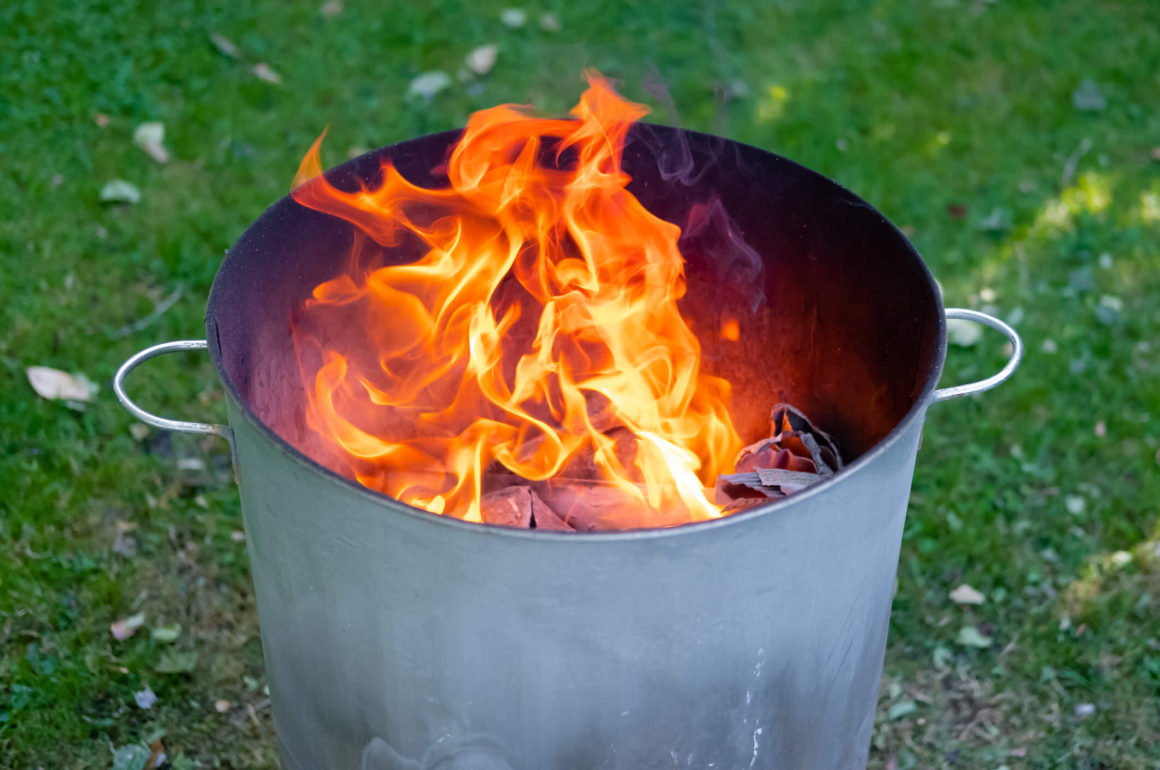
#> input picture images/fire-basket.jpg, 1160 x 770 px, given in place of the camera
$ python 'Part1: Smoke and fire detection using opencv,raspberry pi and flame sensor.py'   (older library calls are emulated)
#> lines starting #> are read from the running program, lines starting #| are printed output that depends on the picture; after the words box and inside, x2 and y2 are one past the last pixel; in counts of white or black regions, pixels touching at a corner belong together
import numpy as np
import cv2
import time
import smtplib

temp=2
tStart = time.time()
color=0
smoke=0
inten=0
res=0
cap = cv2.VideoCapture(0)
fgbg = cv2.createBackgroundSubtractorMOG2(detectShadows=False)
frame_count = 1
# +++++++++++++++++++++Processing video++++++++++++++++++++++
while True:
    ret, frame = cap.read()
#> frame is the input picture: shape (770, 1160, 3); mean B, G, R 75.2, 104.4, 98.1
    if frame is None:
        print("video read complete")
        break

    hsv = cv2.cvtColor(frame, cv2.COLOR_BGR2HSV)
#> hsv: shape (770, 1160, 3); mean H, S, V 71.3, 133.7, 131.3
    blur = cv2.GaussianBlur(frame, (21, 21), 0)
    hsv = cv2.cvtColor(blur, cv2.COLOR_BGR2HSV)
#> hsv: shape (770, 1160, 3); mean H, S, V 70.6, 131.1, 131

    a = [18, 50, 50]
    b = [35, 255, 255]
    a = np.array(a, dtype="uint8")
    b = np.array(b, dtype="uint8")
    mask = cv2.inRange(hsv, a, b)
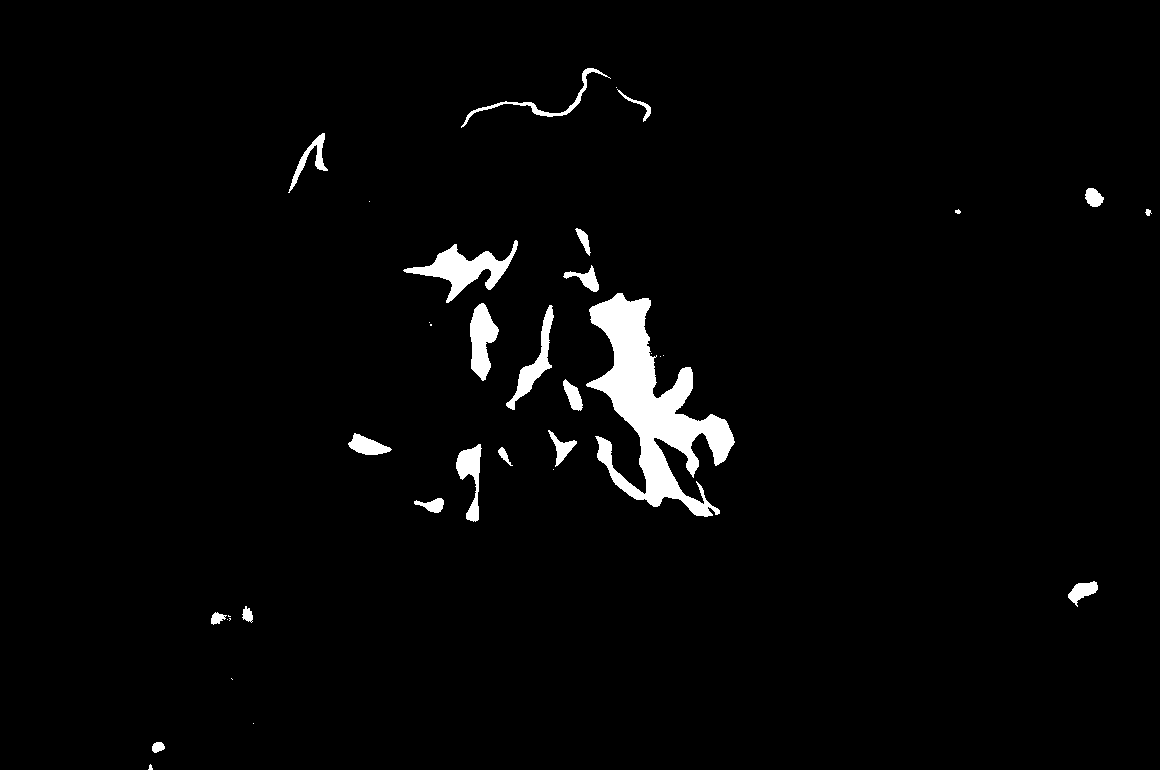
#> mask: shape (770, 1160); 2.6% white; 36 white regions (14 under 20 px), largest, box (x1, y1, x2, y2) and area: (586, 293, 735, 517) 12702, (403, 240, 518, 303) 2351, (470, 303, 499, 381) 1375


    output = cv2.bitwise_and(frame, hsv, mask=mask)

    gray = cv2.cvtColor(frame, cv2.COLOR_BGR2GRAY)
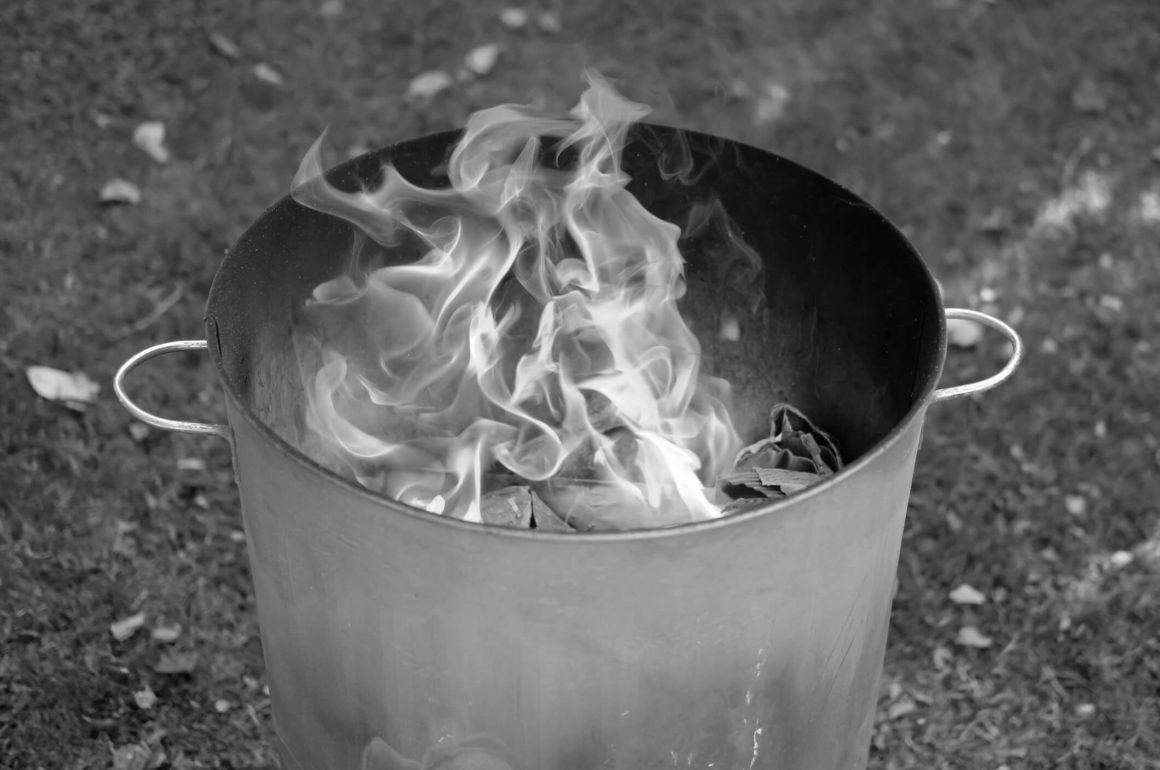
#> gray: shape (770, 1160); min 0, max 255, mean 99.2
    gray_frame = cv2.GaussianBlur(gray, (5, 5), 5)
    fmask = fgbg.apply(gray_frame)
#> fmask: shape (770, 1160); every value is 255
    kernel = np.ones((20, 20), np.uint8)
    fmask = cv2.medianBlur(fmask, 3)
    fmask = cv2.dilate(fmask, kernel)


    # frame_and = cv2.bitwise_and(frame, frame, mask=fmask)

    ret, binary = cv2.threshold(gray, 180, 255, cv2.THRESH_BINARY)
#> binary: shape (770, 1160); 3.7% white; 103 white regions (57 under 20 px), largest, box (x1, y1, x2, y2) and area: (552, 288, 728, 521) 15595, (429, 237, 522, 386) 2770, (487, 301, 582, 479) 2467
    height, width = binary.shape
#> height = 770; width = 1160
    npframe = np.array(frame)
    # nphsv = np.array(hsv)
    npbinary = np.array(binary)
    # +++++++++++++++++++++Denoising+++++++++++++++++++++++++


    #Median blur
    dst = cv2.medianBlur(binary, 5)
#> dst: shape (770, 1160); 3.6% white; 54 white regions (14 under 20 px), largest, box (x1, y1, x2, y2) and area: (559, 288, 725, 521) 15594, (441, 238, 521, 382) 2698, (495, 301, 582, 479) 2434

    # +++++++++++++++Open operation (corrosion and re-expansion) denoising++++++++++++
    kernal2 = np.ones((5, 5), np.uint8)
    opening = cv2.morphologyEx(dst, cv2.MORPH_OPEN, kernal2)
#> opening: shape (770, 1160); 3.1% white; 37 white regions, largest, box (x1, y1, x2, y2) and area: (579, 289, 722, 520) 14004, (504, 302, 555, 412) 1726, (468, 302, 500, 378) 1451


    # +++++++++++++++Determine if the highlight color is R >= G > B+++++++++++++
    binary_x = 0
    Rt = 135
    St = 55
    while binary_x < height:
        binary_y = 0
        while binary_y < width:
            if (opening[binary_x, binary_y] == 255):
                p = npframe[(binary_x, binary_y)]

               # print(p)
                if p[2] >= p[1] >= p[0]:  # & p2[2] >= 5:
                     binary_y += 1
                     continue
                else:
                    opening[binary_x, binary_y] = 0
            binary_y += 1
        binary_x += 1
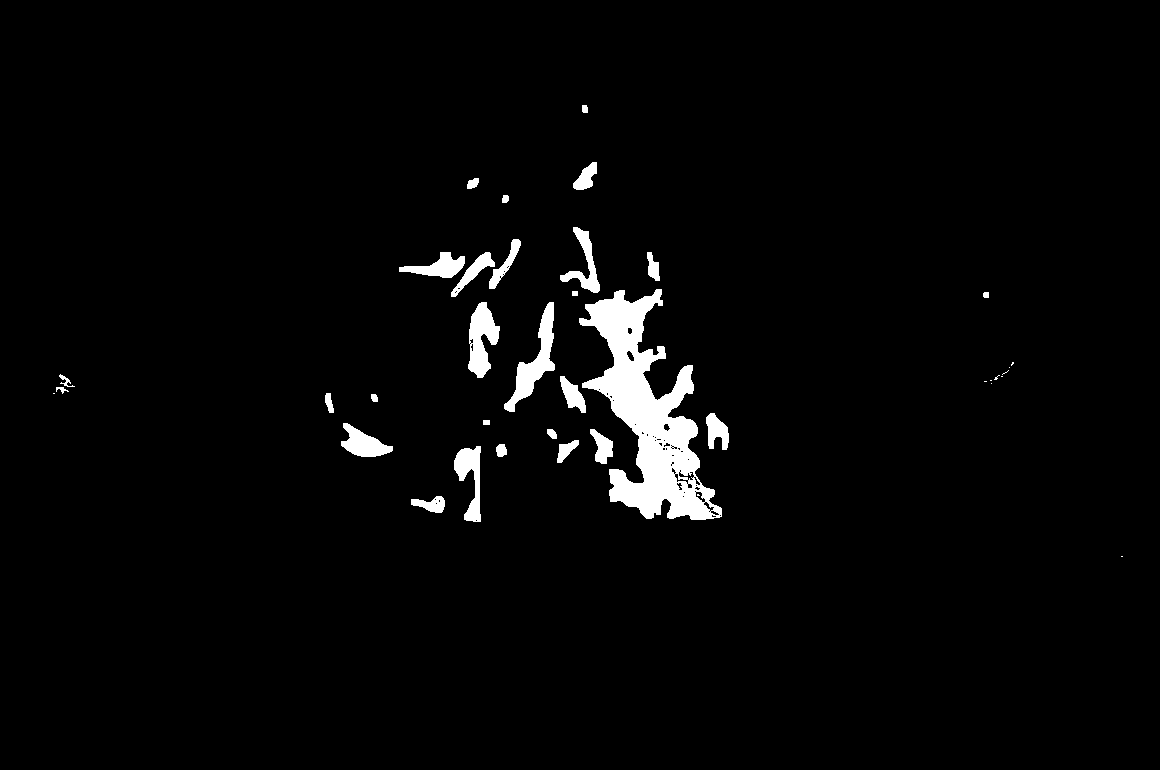
#> opening: shape (770, 1160); 2.8% white; 39 white regions (11 under 20 px)
#> after the loop, binary_x = 770
    # +++++++++++++++Show highlight area outline+++++++++++++++++++++++
    contour_img, contours, hierarchy = cv2.findContours(fmask, cv2.RETR_LIST, cv2.CHAIN_APPROX_SIMPLE)
#> contours = [[[0, 0], [0, 769], [1159, 769], [1159, 0]]]
    for cnt in contours:
        x, y, w, h = cv2.boundingRect(cnt)
#> this loop made 1 pass
#> (cnt, x, y, w, h) on pass 1: ([[0, 0], [0, 769], [1159, 769], [1159, 0]], 0, 0, 1160, 770)
    cv2.rectangle(frame, (x, y), (x + w, y + h), (0, 255, 0), 2)
    smoke=1
    print(smoke)


    contour_img, contours, hierarchy = cv2.findContours(mask, cv2.RETR_LIST, cv2.CHAIN_APPROX_SIMPLE)
#> contours = 38 contours, 17 with area under 20; largest, box (x1, y1, x2, y2) and area: (586, 293, 735, 517) 12152, (403, 240, 518, 303) 2189, (470, 303, 499, 381) 1291, (506, 305, 554, 410) 1066, (456, 444, 482, 522) 835
    for cnt in contours:
        x, y, w, h = cv2.boundingRect(cnt)
#> this loop made 38 passes
#> (x, y, w, h) on passes 1, 2, 3, 6, 7, 10, 11, 12, 13, 14, 15, 16: (148, 764, 5, 6), (152, 742, 13, 11), (253, 723, 1, 1), (227, 619, 1, 1), (229, 618, 2, 3), (211, 612, 16, 13), (242, 606, 11, 17), (1068, 581, 30, 26), (414, 498, 30, 15), (553, 469, 1, 1), (498, 447, 15, 19), (456, 444, 26, 78)
#> (cnt, x, y, w, h) on passes 4, 5, 8, 9, 23: ([[231, 678], [232, 679]], 231, 678, 2, 2), ([[250, 621], [251, 620], [252, 621], [251, 622]], 250, 620, 3, 3), ([[223, 616], [224, 615], [225, 616], [224, 617]], 223, 615, 3, 3), ([[228, 615], [228, 616], [230, 616], [229, 616]], 228, 615, 3, 2), ([[430, 324], [430, 325], [431, 325], [431, 324]], 430, 324, 2, 2)
    cv2.rectangle(frame, (x, y), (x + w, y + h), (255, 0, 0), 2)
    color=1
    print(color)


    image, contour, hierarchy = cv2.findContours(opening,
                                                 cv2.RETR_TREE, cv2.CHAIN_APPROX_SIMPLE)
#> contour = 102 contours, 62 with area under 20; largest, box (x1, y1, x2, y2) and area: (579, 289, 722, 520) 13598, (504, 302, 555, 412) 1594, (468, 302, 500, 378) 1352, (454, 446, 481, 522) 970, (341, 423, 393, 457) 864
    if contour == []:
        print('No contour')
    else:
        #    Display outlines in the video window
        cv2.drawContours(frame, contour, -1, (0, 0, 255), 2)
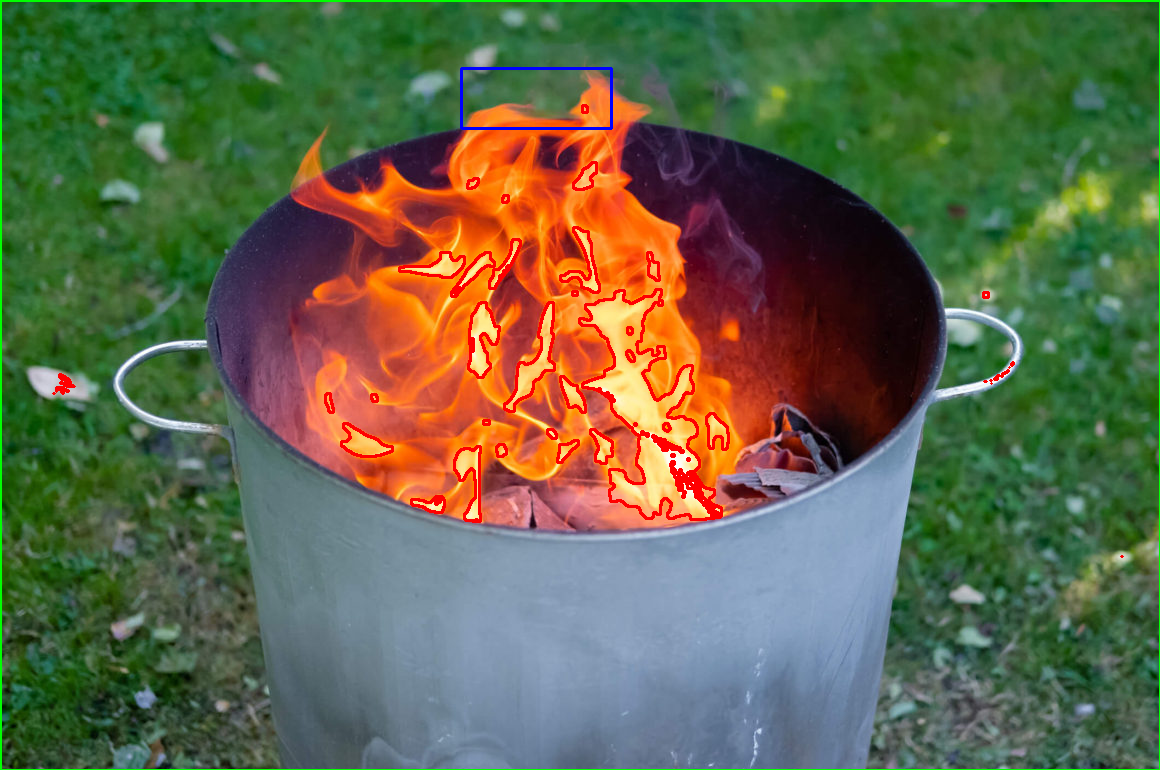
#> frame: shape (770, 1160, 3); mean B, G, R 73.7, 102.4, 97.6
        inten=1
        print(inten)


#---------------------------------sensor-------------------


 #------------------result combining-----------
    if smoke==1 and color==1 and inten==1 :
     res=1
     print(res)

#-------------------------mail sending---------------
    if(res==1 ):
        try:
            server = smtplib.SMTP('smtp.gmail.com', 587)
            server.starttls()
            server.login("senders mail id ", "password")

            msg = "WARNING/n flame is detected"
            server.sendmail("your email adresss", "recievers mail id", msg)
            server.quit()
            print ("email sending succesfull!")


        except:
             print ('0')


    # ++++++++++++++++++++++Show video++++++++++++++++++++++
    cv2.imshow('original', frame)
    # [5 lines of commented-out code are left out]
    frame_count += 1
    if (cv2.waitKey(10) & 0xFF) == 27:
#> (key Esc is pressed here)
        break


    tEnd = time.time()
    totalTime = (tEnd - tStart)
    #print(tStart)
    #print(tEnd)
   # print('total time %d ' % totalTime)
    if cv2.waitKey(1) & 0xFF == 27:
        print('Stop playing')
        break
# tEnd = time.time()

cap.release()
cv2.destroyAllWindows()
# totalTime = (tEnd - tStart)
print(time.process_time())
# print ('total time %d ' % totalTime)

$ run again, on images/pan-fire.jpg
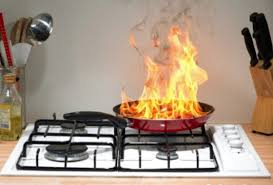
#> input picture images/pan-fire.jpg, 273 x 185 px, given in place of the camera
#> frame is the input picture: shape (185, 273, 3); mean B, G, R 128.7, 146.9, 165.7
#> mask: shape (185, 273); 7.3% white; 14 white regions (8 under 20 px), largest, box (x1, y1, x2, y2) and area: (137, 43, 206, 117) 2325, (0, 91, 28, 143) 1132, (12, 16, 31, 24) 66, (19, 66, 27, 86) 59, (27, 29, 35, 42) 55, (0, 74, 6, 88) 45
#> fmask: shape (185, 273); every value is 255
#> binary: shape (185, 273); 26.3% white; 65 white regions (46 under 20 px), largest, box (x1, y1, x2, y2) and area: (0, 124, 271, 177) 3599, (133, 28, 208, 120) 3045, (0, 177, 256, 185) 1825
#> dst: shape (185, 273); 26.6% white; 17 white regions (3 under 20 px), largest, box (x1, y1, x2, y2) and area: (0, 124, 270, 185) 5785, (137, 32, 208, 119) 2979, (80, 64, 132, 113) 1567
#> after the loop `while binary_x < height:`:
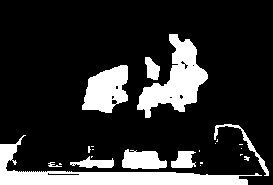
#> opening: shape (185, 273); 18.7% white; 23 white regions (14 under 20 px)
#> after the loop `while binary_x < height:`: binary_x = 185
#> `contour_img, contours, hierarchy = cv2.findContours(fmask, cv2.RETR_LI..`: contours = [[[0, 0], [0, 184], [272, 184], [272, 0]]]
#> the loop `for cnt in contours:` made 1 pass
#> (cnt, x, y, w, h) on pass 1: ([[0, 0], [0, 184], [272, 184], [272, 0]], 0, 0, 273, 185)
#> `contour_img, contours, hierarchy = cv2.findContours(mask, cv2.RETR_LIS..`: contours = 15 contours, 9 with area under 20; largest, box (x1, y1, x2, y2) and area: (137, 43, 206, 117) 2216, (0, 91, 28, 143) 1062, (12, 16, 31, 24) 44, (27, 29, 35, 42) 40, (19, 66, 27, 86) 36, (0, 74, 6, 88) 26
#> the loop `for cnt in contours:` made 15 passes
#> (x, y, w, h) on passes 1 to 8: (0, 91, 28, 52), (26, 88, 1, 1), (0, 74, 6, 14), (4, 68, 4, 5), (19, 66, 8, 20), (0, 64, 3, 5), (137, 43, 69, 74), (16, 41, 4, 3)
#> contour = 34 contours, 24 with area under 20; largest, box (x1, y1, x2, y2) and area: (0, 135, 262, 185) 3136, (137, 34, 208, 118) 2452, (82, 65, 128, 113) 1467, (122, 149, 167, 169) 618, (171, 151, 196, 168) 266
#> `cv2.drawContours(frame, contour, -1, (0, 0, 255), 2)`:
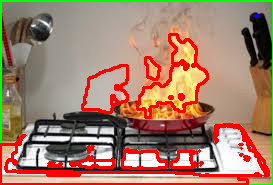
#> frame: shape (185, 273, 3); mean B, G, R 107.2, 127.4, 166.8
